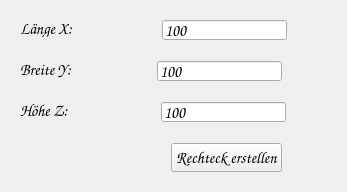
      <widget class="QWidget" name="tab_rechteck">
       <property name="minimumSize">
        <size>
         <width>0</width>
         <height>160</height>
        </size>
       </property>
       <property name="maximumSize">
        <size>
         <width>16777215</width>
         <height>220</height>
        </size>
       </property>
       <attribute name="title">
        <string>Rechteck erstellen</string>
       </attribute>
       <layout class="QVBoxLayout" name="verticalLayout">
        <item>
         <widget class="QWidget" name="wg_x_roh" native="true">
          <property name="minimumSize">
           <size>
            <width>0</width>
            <height>30</height>
           </size>
          </property>
          <property name="maximumSize">
           <size>
            <width>16777215</width>
            <height>35</height>
           </size>
          </property>
          <layout class="QHBoxLayout" name="horizontalLayout">
           <item>
            <widget class="QLabel" name="lb_rechteck_laenge">
             <property name="sizePolicy">
              <sizepolicy hsizetype="Fixed" vsizetype="Fixed">
               <horstretch>0</horstretch>
               <verstretch>0</verstretch>
              </sizepolicy>
             </property>
             <property name="maximumSize">
              <size>
               <width>200</width>
               <height>50</height>
              </size>
             </property>
             <property name="font">
              <font>
               <family>Comic Sans MS</family>
               <pointsize>12</pointsize>
               <bold>false</bold>
              </font>
             </property>
             <property name="text">
              <string>Länge X: </string>
             </property>
             <property name="alignment">
              <set>Qt::AlignmentFlag::AlignLeading|Qt::AlignmentFlag::AlignLeft|Qt::AlignmentFlag::AlignVCenter</set>
             </property>
            </widget>
           </item>
           <item>
            <spacer name="horizontalSpacer_14">
             <property name="orientation">
              <enum>Qt::Orientation::Horizontal</enum>
             </property>
             <property name="sizeType">
              <enum>QSizePolicy::Policy::Fixed</enum>
             </property>
             <property name="sizeHint" stdset="0">
              <size>
               <width>80</width>
               <height>20</height>
              </size>
             </property>
            </spacer>
           </item>
           <item>
            <widget class="QLineEdit" name="le_rechteck_laenge">
             <property name="sizePolicy">
              <sizepolicy hsizetype="Fixed" vsizetype="Fixed">
               <horstretch>0</horstretch>
               <verstretch>0</verstretch>
              </sizepolicy>
             </property>
             <property name="minimumSize">
              <size>
               <width>100</width>
               <height>20</height>
              </size>
             </property>
             <property name="maximumSize">
              <size>
               <width>150</width>
               <height>25</height>
              </size>
             </property>
             <property name="font">
              <font>
               <family>Comic Sans MS</family>
               <pointsize>12</pointsize>
               <bold>false</bold>
              </font>
             </property>
             <property name="text">
              <string>100</string>
             </property>
            </widget>
           </item>
           <item>
            <spacer name="horizontalSpacer_17">
             <property name="orientation">
              <enum>Qt::Orientation::Horizontal</enum>
             </property>
             <property name="sizeHint" stdset="0">
              <size>
               <width>40</width>
               <height>20</height>
              </size>
             </property>
            </spacer>
           </item>
          </layout>
         </widget>
        </item>
        <item>
         <widget class="QWidget" name="wg_y_roh" native="true">
          <property name="minimumSize">
           <size>
            <width>0</width>
            <height>30</height>
           </size>
          </property>
          <property name="maximumSize">
           <size>
            <width>16777215</width>
            <height>35</height>
           </size>
          </property>
          <layout class="QHBoxLayout" name="horizontalLayout_2">
           <item>
            <widget class="QLabel" name="lb_rechteck_breite">
             <property name="sizePolicy">
              <sizepolicy hsizetype="Fixed" vsizetype="Fixed">
               <horstretch>0</horstretch>
               <verstretch>0</verstretch>
              </sizepolicy>
             </property>
             <property name="maximumSize">
              <size>
               <width>200</width>
               <height>50</height>
              </size>
             </property>
             <property name="font">
              <font>
               <family>Comic Sans MS</family>
               <pointsize>12</pointsize>
               <bold>false</bold>
              </font>
             </property>
             <property name="text">
              <string>Breite Y: </string>
             </property>
             <property name="alignment">
              <set>Qt::AlignmentFlag::AlignLeading|Qt::AlignmentFlag::AlignLeft|Qt::AlignmentFlag::AlignVCenter</set>
             </property>
            </widget>
           </item>
           <item>
            <spacer name="horizontalSpacer_15">
             <property name="orientation">
              <enum>Qt::Orientation::Horizontal</enum>
             </property>
             <property name="sizeType">
              <enum>QSizePolicy::Policy::Fixed</enum>
             </property>
             <property name="sizeHint" stdset="0">
              <size>
               <width>76</width>
               <height>20</height>
              </size>
             </property>
            </spacer>
           </item>
           <item>
            <widget class="QLineEdit" name="le_rechteck_breite">
             <property name="sizePolicy">
              <sizepolicy hsizetype="Fixed" vsizetype="Fixed">
               <horstretch>0</horstretch>
               <verstretch>0</verstretch>
              </sizepolicy>
             </property>
             <property name="minimumSize">
              <size>
               <width>100</width>
               <height>20</height>
              </size>
             </property>
             <property name="maximumSize">
              <size>
               <width>150</width>
               <height>25</height>
              </size>
             </property>
             <property name="font">
              <font>
               <family>Comic Sans MS</family>
               <pointsize>12</pointsize>
               <bold>false</bold>
              </font>
             </property>
             <property name="text">
              <string>100</string>
             </property>
            </widget>
           </item>
           <item>
            <spacer name="horizontalSpacer_18">
             <property name="orientation">
              <enum>Qt::Orientation::Horizontal</enum>
             </property>
             <property name="sizeHint" stdset="0">
              <size>
               <width>40</width>
               <height>20</height>
              </size>
             </property>
            </spacer>
           </item>
          </layout>
         </widget>
        </item>
        <item>
         <widget class="QWidget" name="wg_z_roh" native="true">
          <property name="minimumSize">
           <size>
            <width>0</width>
            <height>30</height>
           </size>
          </property>
          <property name="maximumSize">
           <size>
            <width>16777215</width>
            <height>35</height>
           </size>
          </property>
          <layout class="QHBoxLayout" name="horizontalLayout_3">
           <item>
            <widget class="QLabel" name="lb_rechteck_hoehe">
             <property name="sizePolicy">
              <sizepolicy hsizetype="Fixed" vsizetype="Fixed">
               <horstretch>0</horstretch>
               <verstretch>0</verstretch>
              </sizepolicy>
             </property>
             <property name="maximumSize">
              <size>
               <width>200</width>
               <height>50</height>
              </size>
             </property>
             <property name="font">
              <font>
               <family>Comic Sans MS</family>
               <pointsize>12</pointsize>
               <bold>false</bold>
              </font>
             </property>
             <property name="text">
              <string>Höhe Z:  </string>
             </property>
             <property name="alignment">
              <set>Qt::AlignmentFlag::AlignLeading|Qt::AlignmentFlag::AlignLeft|Qt::AlignmentFlag::AlignVCenter</set>
             </property>
            </widget>
           </item>
           <item>
            <spacer name="horizontalSpacer_16">
             <property name="orientation">
              <enum>Qt::Orientation::Horizontal</enum>
             </property>
             <property name="sizeType">
              <enum>QSizePolicy::Policy::Fixed</enum>
             </property>
             <property name="sizeHint" stdset="0">
              <size>
               <width>80</width>
               <height>20</height>
              </size>
             </property>
            </spacer>
           </item>
           <item>
            <widget class="QLineEdit" name="le_rechteck_hoehe">
             <property name="sizePolicy">
              <sizepolicy hsizetype="Fixed" vsizetype="Fixed">
               <horstretch>0</horstretch>
               <verstretch>0</verstretch>
              </sizepolicy>
             </property>
             <property name="minimumSize">
              <size>
               <width>100</width>
               <height>20</height>
              </size>
             </property>
             <property name="maximumSize">
              <size>
               <width>150</width>
               <height>25</height>
              </size>
             </property>
             <property name="font">
              <font>
               <family>Comic Sans MS</family>
               <pointsize>12</pointsize>
               <bold>false</bold>
              </font>
             </property>
             <property name="text">
              <string>100</string>
             </property>
            </widget>
           </item>
           <item>
            <spacer name="horizontalSpacer_19">
             <property name="orientation">
              <enum>Qt::Orientation::Horizontal</enum>
             </property>
             <property name="sizeHint" stdset="0">
              <size>
               <width>40</width>
               <height>20</height>
              </size>
             </property>
            </spacer>
           </item>
          </layout>
         </widget>
        </item>
        <item>
         <widget class="QWidget" name="wg_button_roh" native="true">
          <property name="maximumSize">
           <size>
            <width>16777215</width>
            <height>60</height>
           </size>
          </property>
          <layout class="QHBoxLayout" name="horizontalLayout_4">
           <item>
            <spacer name="horizontalSpacer">
             <property name="orientation">
              <enum>Qt::Orientation::Horizontal</enum>
             </property>
             <property name="sizeType">
              <enum>QSizePolicy::Policy::Fixed</enum>
             </property>
             <property name="sizeHint" stdset="0">
              <size>
               <width>151</width>
               <height>20</height>
              </size>
             </property>
            </spacer>
           </item>
           <item>
            <widget class="QPushButton" name="pb_rechteck">
             <property name="font">
              <font>
               <family>Comic Sans MS</family>
               <pointsize>12</pointsize>
               <bold>false</bold>
              </font>
             </property>
             <property name="text">
              <string>Rechteck erstellen</string>
             </property>
             <property name="autoDefault">
              <bool>true</bool>
             </property>
            </widget>
           </item>
           <item>
            <spacer name="horizontalSpacer_3">
             <property name="orientation">
              <enum>Qt::Orientation::Horizontal</enum>
             </property>
             <property name="sizeHint" stdset="0">
              <size>
               <width>40</width>
               <height>20</height>
              </size>
             </property>
            </spacer>
           </item>
          </layout>
         </widget>
        </item>
       </layout>
      </widget>
